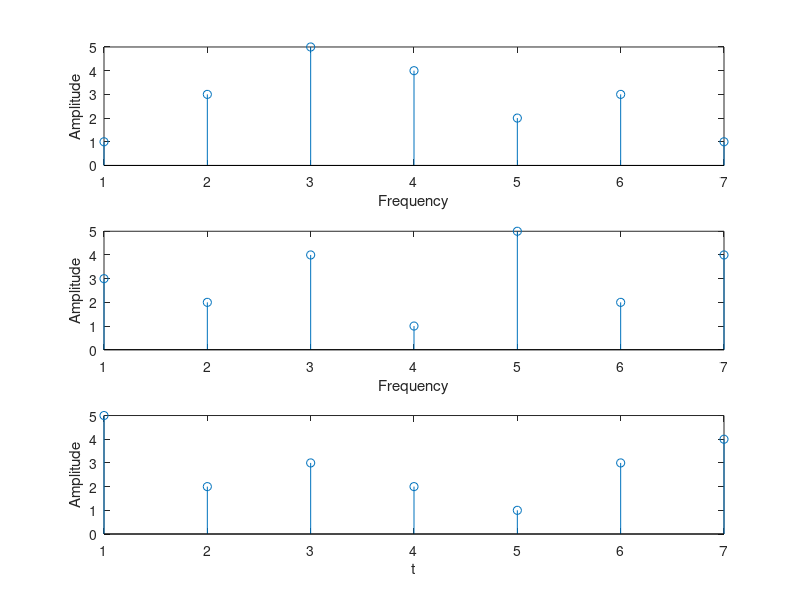
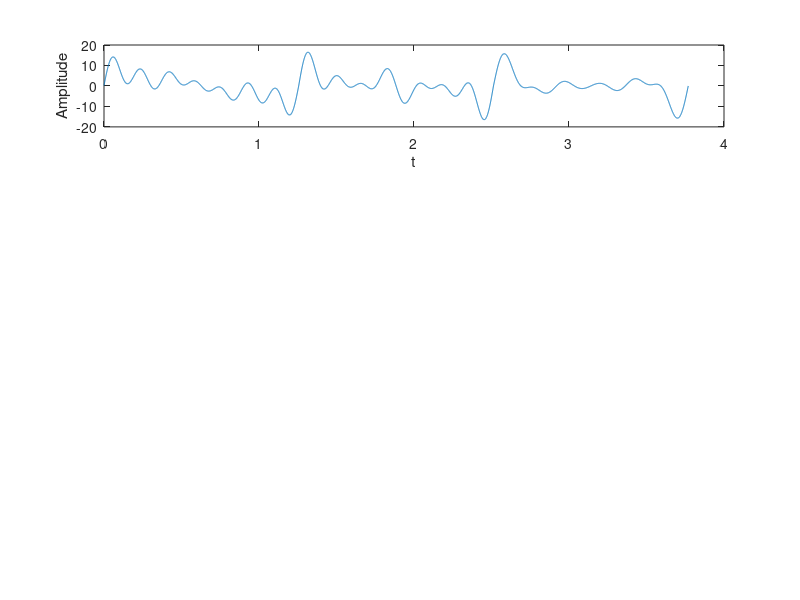

MATLAB code for these plots, in order: (Note: this script raises an error after producing the figures.)
%% Data Wave
% SubCarrier Amplitude Factor1
amFactor1 = [1, 3, 5, 4, 2, 3, 1];

% SubCarrier Amplitude Factor2
amFactor2 = [3, 2, 4, 1, 5, 2, 4];

% SubCarrier Amplitude Factor3
amFactor3 = [5, 2, 3, 2, 1, 3, 4];

% Plot Original Data
subplot(3,1,1)
stem(amFactor1)
xlabel("Frequency")
ylabel("Amplitude")
subplot(3,1,2)
stem(amFactor2)
xlabel("Frequency")
ylabel("Amplitude")
subplot(3,1,3)
stem(amFactor3)
xlabel("Frequency")
ylabel("Amplitude")
%% Symbol Wave
% Basic Sin Waves
w0 = 5;
fftN = 2^10;
res = pi/fftN/w0;
sinLen = 2*pi/w0;
sinWaves = zeros(length(amFactor1), sinLen/res);
for i = 1:1:length(amFactor1)
    for t = 1 : 1 : sinLen/res
        sinWaves(i, t) = sin(i* w0 * t * res);
    end
end

% Symbol Wave1
symbolWave1 = zeros(1, length(sinWaves));
for t = 1 : 1 : sinLen/res
    for i = 1 : 1 : length(amFactor1) 
        symbolWave1(t) = amFactor1(i) * sinWaves(i, t) + symbolWave1(t);
    end
end

% Symbol Wave2
symbolWave2 = zeros(1, length(sinWaves));
for t = 1 : 1 : sinLen/res
    for i = 1 : 1 : length(amFactor2) 
        symbolWave2(t) = amFactor2(i) * sinWaves(i, t) + symbolWave2(t);
    end
end

% Symbol Wave2
symbolWave3 = zeros(1, length(sinWaves));
for t = 1 : 1 : sinLen/res
    for i = 1 : 1 : length(amFactor3) 
        symbolWave3(t) = amFactor3(i) * sinWaves(i, t) + symbolWave3(t);
    end
end

% Plot SymbolWave
% figure
symbolWave = zeros(1, 3 * length(sinWaves));
symbolWave(1, :) = [symbolWave3, symbolWave2, symbolWave1];
symbolLen = length(symbolWave);
subSymbolLen = length(symbolWave1);
phase = 0 : res : 3*sinLen-res;
% plot(phase, symbolWave)
hold on
xlabel("t")
ylabel("Amplitude")

% Decoration
T = 2*pi/w0;
for i = 1:1:ceil(3*sinLen/T)
    % xline(i*T, "--")
end
%% Parameter
% Sample Period
Ts = 2*pi/fftN;
% Path number & Time delay
pathN = 3;
pathAmFactor = [0.7, 0.4, 0.1];
timeDelayN = [400, 2^8, 2^9];
%% Multi Path Signal with Time Delay
% Delay Multi Path Signals
multiSymbolWave = zeros(pathN, symbolLen);
for i = 1:1:pathN
    for k = 1:1:symbolLen - timeDelayN(i)
        multiSymbolWave(i, k + timeDelayN(i)) = pathAmFactor(i) * symbolWave(k);
    end
end

% Plot Multi Path Signals
figure 
subplot(pathN + 1, 1, 1)
plot(phase, symbolWave);
xlabel("t")
ylabel("Amplitude")

% Decoration
for i = 1:1:floor(3*sinLen/T)
    xline(i*T, "--r")
end

for i = 1: 1: pathN
    subplot(pathN + 1, 1, i + 1)
    plot(phase, multiSymbolWave(i,:));
    xlabel("Path " + num2str(i))
    ylabel("Amplitude")
    hold on
    % Decoration
    for j = 0:1:floor(3*sinLen/T)-1
        xline(j*T + 3*timeDelayN(i)/symbolLen*sinLen, "--r")
    end
end

% Add up
figure
subplot(2,1,1)
plot(phase, symbolWave)
hold on
xlabel("t")
ylabel("Amplitude")

% Decoration
for i = 1:1:floor(3*sinLen/T)
    xline(i*T, "--r")
end

multiPathSignalAddup = zeros(1, symbolLen);
for i = 1: 1: pathN
    multiPathSignalAddup(1, :) = multiPathSignalAddup(1, :) + multiSymbolWave(i, :);
end

multiPathSignalAddup(1, :) = multiPathSignalAddup(1, :) +  symbolWave(1, :);
% subplot(2, 1, 2)
plot(phase, multiPathSignalAddup, "--k")
title("Multi Path Signal with Time Delay")
%% Multi Path Signal with Protect Interval
% Insert Protect Interval into the Symbol Signal
protectInterval = zeros(1, 2^10);

% Initialize Protected Symbol Wave
protectSymbolWave1 = [protectInterval, symbolWave1];
protectSymbolWave2 = [protectInterval, symbolWave2];
protectSymbolWave3 = [protectInterval, symbolWave3];

protectSubSymbolLen = length(protectSymbolWave1);
protectSymbolWave = zeros(1, 3*protectSubSymbolLen);

protectSymbolWave(1, :) = [protectSymbolWave3, protectSymbolWave2, ...
    protectSymbolWave1];
protectSymbolLen = length(protectSymbolWave);


protectedPhase = 0: res: (protectSymbolLen-1)*res;

% Plot Multi Path Signal with Protect Interval
% figure
% plot(protectedPhase, protectSymbolWave);

% Decoration
for i = 1:1:floor(protectSymbolLen/protectSubSymbolLen)
    % xline(i*(protectSubSymbolLen-1)*res, "--r")
end

% Delay Multi Path Signal with Protect Interval
multiProtectSymbolWave = zeros(pathN, protectSymbolLen);

for i = 1:1:pathN
    for k = 1:1:protectSymbolLen - timeDelayN(i)
        multiProtectSymbolWave(i, k + timeDelayN(i)) = pathAmFactor(i) * protectSymbolWave(k);
    end
end

% Add up
subplot(2,1,2)
plot(protectedPhase, protectSymbolWave)
hold on
xlabel("t")
ylabel("Amplitude")

% Decoration
for i = 1:1:floor(protectSymbolLen/protectSubSymbolLen)
    xline(i*(protectSubSymbolLen-1)*res, "--r")
end

multiPathProtectedSignalAddup = zeros(1, protectSymbolLen);
for i = 1: 1: pathN
    multiPathProtectedSignalAddup(1, :) = multiPathProtectedSignalAddup(1, :) + multiProtectSymbolWave(i, :);
end

multiPathProtectedSignalAddup(1, :) = multiPathProtectedSignalAddup(1, :) +  protectSymbolWave(1, :);
% subplot(2, 1, 2)
plot(protectedPhase, multiPathProtectedSignalAddup, "--k")
title("Multi Path Signal with Protected Interval and Time Delay")

% Plot Multi Path Protect Signals
figure 
subplot(pathN + 1, 1, 1)
plot(protectedPhase, protectSymbolWave);
xlabel("t")
ylabel("Amplitude")

% Decoration
for i = 1:1:floor(protectSymbolLen/protectSubSymbolLen)
    xline(i*(protectSubSymbolLen-1)*res, "--r")
end

for i = 1: 1: pathN
    subplot(pathN + 1, 1, i + 1)
    plot(protectedPhase, multiProtectSymbolWave(i,:));
    xlabel("Path " + num2str(i))
    ylabel("Amplitude")
    hold on
    % Decoration
    for j = 0:1:floor(protectSymbolLen/protectSubSymbolLen)-1
        xline(j*(protectSubSymbolLen - 1)*res + timeDelayN(i) * res, "--r")
    end
end
%% Multi Path Symbol Wave with Cyclic Prefix
cyclicHeadLen = 2^10;

% Initialize Cyclic Symbol Wave
cyclicSymbolWave1 = [symbolWave1(subSymbolLen-cyclicHeadLen : end), symbolWave1];
cyclicSymbolWave2 = [symbolWave2(subSymbolLen-cyclicHeadLen : end), symbolWave2];
cyclicSymbolWave3 = [symbolWave3(subSymbolLen-cyclicHeadLen : end), symbolWave3];

cyclicSubSymbolLen = length(cyclicSymbolWave1);
cyclicSymbolWave = zeros(1, 3*cyclicSubSymbolLen);
cyclicSymbolLen = length(cyclicSymbolWave);

cyclicSymbolWave(1, :) = [cyclicSymbolWave3, cyclicSymbolWave2, cyclicSymbolWave1];

% Add Time Delay to Symbol Wave with Cyclic Prefix
multiCyclicSymbolWave = zeros(pathN, cyclicSymbolLen);

for i = 1:1:pathN
    for k = 1:1:cyclicSymbolLen - timeDelayN(i)
        multiCyclicSymbolWave(i, k + timeDelayN(i)) = pathAmFactor(i) * cyclicSymbolWave(k);
    end
end

cyclicPhase = 0 : res : (cyclicSymbolLen - 1)*res;

% Plot Multi Path Cyclic Signals
figure 
subplot(pathN + 1, 1, 1)
plot(cyclicPhase, cyclicSymbolWave);
xlabel("t")
ylabel("Amplitude")

% Decoration
for i = 1:1:floor(cyclicSymbolLen/cyclicSubSymbolLen)
    xline(i*(cyclicSubSymbolLen-1)*res, "--r")
end

for i = 1: 1: pathN
    subplot(pathN + 1, 1, i + 1)
    plot(cyclicPhase, multiCyclicSymbolWave(i,:));
    xlabel("Path " + num2str(i))
    ylabel("Amplitude")
    hold on
    % Decoration
    for j = 0:1:floor(cyclicSymbolLen/cyclicSubSymbolLen)-1
        xline(j*(cyclicSubSymbolLen - 1)*res + timeDelayN(i) * res, "--r")
    end
end

% Add up
figure
plot(cyclicPhase, cyclicSymbolWave)
hold on
xlabel("t")
ylabel("Amplitude")

% Decoration
for i = 1:1:floor(cyclicSymbolLen/cyclicSubSymbolLen)
    xline(i*(cyclicSubSymbolLen-1)*res, "--r")
end

multiPathCyclicSignalAddup = zeros(1, cyclicSymbolLen);
for i = 1: 1: pathN
    multiPathCyclicSignalAddup(1, :) = multiPathCyclicSignalAddup(1, :) + multiCyclicSymbolWave(i, :);
end

multiPathCyclicSignalAddup(1, :) = multiPathCyclicSignalAddup(1, :) +  cyclicSymbolWave(1, :);
% subplot(2, 1, 2)
plot(cyclicPhase, multiPathCyclicSignalAddup, "--k")
title("Multi Path Signal with Cyclic Prefix and Time Delay")
%% Recovery Original Signal from Multi Path Signal with Cyclic Prefix and Time Delay
% Split Symbol Wave1 Add-up Series
splitCyclicAddupSymbolWave1 = multiPathCyclicSignalAddup(2*(cyclicSubSymbolLen+1) + cyclicHeadLen : end);

% Generate Protect Matrix
splitCyclicAddupSymbolWaveLen = length(splitCyclicAddupSymbolWave1);
cyclicSignalChannelEstimateMatrix = zeros(splitCyclicAddupSymbolWaveLen);
cyclicSignalChannelEstimateSeries = zeros(1, splitCyclicAddupSymbolWaveLen);

for i = 1 : 1 : pathN
    cyclicSignalChannelEstimateSeries(timeDelayN(i) + 1) = pathAmFactor(i);
end
cyclicSignalChannelEstimateSeries(1) = 1;

% Cyclic Shift Signal-Channel Estimate Series
for i = 1:1:splitCyclicAddupSymbolWaveLen
    cyclicSignalChannelEstimateMatrix(i, :) = circshift(cyclicSignalChannelEstimateSeries, [0, i - 1]);
end

% Generate Recovery Matrix
recoveryCyclicSignalSeries = zeros(1, splitCyclicAddupSymbolWaveLen);
recoveryCyclicSignalSeries(1, :) = splitCyclicAddupSymbolWave1 / cyclicSignalChannelEstimateMatrix;

% Plot Compare figure
subplot(3,1,1)
recoveryPhase = 0 : res : sinLen - res;
plot(recoveryPhase, symbolWave1)
hold on
plot(recoveryPhase, recoveryCyclicSignalSeries, "--k")
hold on
plot(recoveryPhase, splitCyclicAddupSymbolWave1);
legend("Original Symbol", "Recovery Symbol", "Add Up Symbol")
xlabel("t")
ylabel("Amplitude")
title("Recovery Symbol from Multi Path Signal with Cyclic Prefix")
%% Recovery Original Signal from Multi Path Signal with Protect Interval and Time Delay
% Split Symbol Wave1 Add-up Series
splitProtectAddupSymbolWave1 = multiPathProtectedSignalAddup(end-2047 : end);

% Generate Cyclic Matrix
splitProtectAddupSymbolWaveLen = length(splitProtectAddupSymbolWave1);
protectSignalChannelEstimateMatrix = zeros(splitProtectAddupSymbolWaveLen);
protectSignalChannelEstimateSeries = zeros(1, splitProtectAddupSymbolWaveLen);

for i = 1 : 1 : pathN
    protectSignalChannelEstimateSeries(timeDelayN(i) + 1) = pathAmFactor(i);
end
protectSignalChannelEstimateSeries(1) = 1;

% Cyclic Shift Signal-Channel Estimate Series
for i = 1:1:splitProtectAddupSymbolWaveLen
    protectSignalChannelEstimateMatrix(i, :) = circshift(protectSignalChannelEstimateSeries, [0, i - 1]);
end

% Generate Recovery Matrix
recoverySignalSeries = zeros(1, splitProtectAddupSymbolWaveLen);
recoverySignalSeries(1, :) = splitProtectAddupSymbolWave1 / protectSignalChannelEstimateMatrix;

% Plot Compare figure
subplot(3,1,2)
plot(recoveryPhase, symbolWave1)
hold on
plot(recoveryPhase, recoverySignalSeries, "--k")
hold on
plot(recoveryPhase, splitProtectAddupSymbolWave1);
legend("Original Symbol", "Recovery Symbol", "Add Up Symbol")
xlabel("t")
ylabel("Amplitude")
title("Recovery Symbol from Multi Path Signal with Protect Interval")
